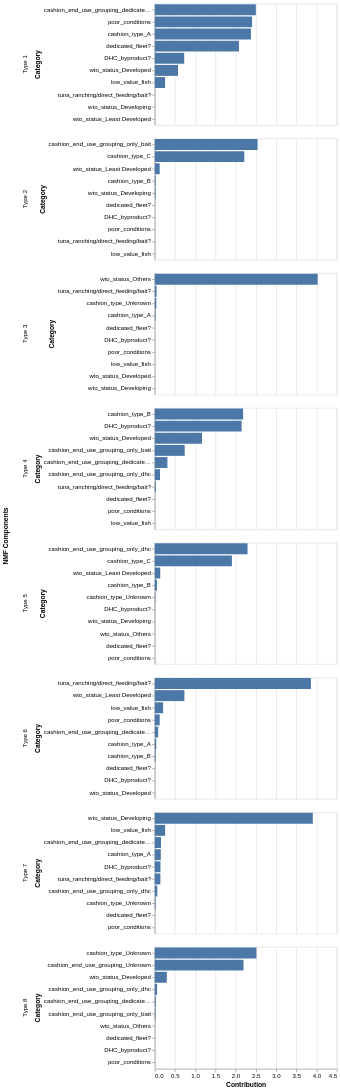

The code cell stored with this chart in its notebook:
### Code cell
plot_top_categories(cashion_H, 10, False)

### Figure 1 — Vega-Lite specification as saved in the notebook (floating-point values rounded to 4 significant figures)
{"config": {"view": {"continuousWidth": 300, "continuousHeight": 300}}, "data": {"name": "data-c05feff46ccd9e91dbb06f632cdc0176"}, "facet": {"row": {"field": "Component", "title": "NMF Components", "type": "nominal"}}, "spec": {"mark": {"type": "bar"}, "encoding": {"tooltip": [{"field": "Component", "type": "nominal"}, {"field": "Category", "type": "nominal"}, {"field": "Weight", "type": "quantitative"}], "x": {"field": "Weight", "title": "Contribution", "type": "quantitative"}, "y": {"field": "Category", "sort": "-x", "type": "nominal"}}}, "resolve": {"scale": {"y": "independent"}}, "$schema": "https://vega.github.io/schema/vega-lite/v6.1.0.json", "datasets": {"data-c05feff46ccd9e91dbb06f632cdc0176": [{"Component": "Type 1", "Category": "cashion_end_use_grouping_dedicated_industry", "Weight": 2.497}, {"Component": "Type 1", "Category": "poor_conditions", "Weight": 2.405}, {"Component": "Type 1", "Category": "cashion_type_A", "Weight": 2.375}, {"Component": "Type 1", "Category": "dedicated_fleet?", "Weight": 2.08}, {"Component": "Type 1", "Category": "DHC_byproduct?", "Weight": 0.7277}, {"Component": "Type 1", "Category": "wto_status_Developed", "Weight": 0.5744}, {"Component": "Type 1", "Category": "low_value_fish", "Weight": 0.254}, {"Component": "Type 1", "Category": "tuna_ranching/direct_feeding/bait?", "Weight": 0.0}, {"Component": "Type 1", "Category": "wto_status_Developing", "Weight": 0.0}, {"Component": "Type 1", "Category": "wto_status_Least Developed", "Weight": 0.0}, {"Component": "Type 2", "Category": "cashion_end_use_grouping_only_bait", "Weight": 2.54}, {"Component": "Type 2", "Category": "cashion_type_C", "Weight": 2.213}, {"Component": "Type 2", "Category": "wto_status_Least Developed", "Weight": 0.121}, {"Component": "Type 2", "Category": "cashion_type_B", "Weight": 0.02042}, {"Component": "Type 2", "Category": "wto_status_Developing", "Weight": 0.01841}, {"Component": "Type 2", "Category": "dedicated_fleet?", "Weight": 0.0}, {"Component": "Type 2", "Category": "DHC_byproduct?", "Weight": 0.0}, {"Component": "Type 2", "Category": "poor_conditions", "Weight": 0.0}, {"Component": "Type 2", "Category": "tuna_ranching/direct_feeding/bait?", "Weight": 0.0}, {"Component": "Type 2", "Category": "low_value_fish", "Weight": 0.0}, {"Component": "Type 3", "Category": "wto_status_Others", "Weight": 4.025}, {"Component": "Type 3", "Category": "tuna_ranching/direct_feeding/bait?", "Weight": 0.04454}, {"Component": "Type 3", "Category": "cashion_type_Unknown", "Weight": 0.03799}, {"Component": "Type 3", "Category": "cashion_type_A", "Weight": 0.01696}, {"Component": "Type 3", "Category": "dedicated_fleet?", "Weight": 0.0}, {"Component": "Type 3", "Category": "DHC_byproduct?", "Weight": 0.0}, {"Component": "Type 3", "Category": "poor_conditions", "Weight": 0.0}, {"Component": "Type 3", "Category": "low_value_fish", "Weight": 0.0}, {"Component": "Type 3", "Category": "wto_status_Developed", "Weight": 0.0}, {"Component": "Type 3", "Category": "wto_status_Developing", "Weight": 0.0}, {"Component": "Type 4", "Category": "cashion_type_B", "Weight": 2.183}, {"Component": "Type 4", "Category": "DHC_byproduct?", "Weight": 2.146}, {"Component": "Type 4", "Category": "wto_status_Developed", "Weight": 1.167}, {"Component": "Type 4", "Category": "cashion_end_use_grouping_only_bait", "Weight": 0.7397}, {"Component": "Type 4", "Category": "cashion_end_use_grouping_dedicated_industry", "Weight": 0.3125}, {"Component": "Type 4", "Category": "cashion_end_use_grouping_only_dhc", "Weight": 0.1287}, {"Component": "Type 4", "Category": "tuna_ranching/direct_feeding/bait?", "Weight": 0.02435}, {"Component": "Type 4", "Category": "dedicated_fleet?", "Weight": 0.0}, {"Component": "Type 4", "Category": "poor_conditions", "Weight": 0.0}, {"Component": "Type 4", "Category": "low_value_fish", "Weight": 0.0}, {"Component": "Type 5", "Category": "cashion_end_use_grouping_only_dhc", "Weight": 2.292}, {"Component": "Type 5", "Category": "cashion_type_C", "Weight": 1.906}, {"Component": "Type 5", "Category": "wto_status_Least Developed", "Weight": 0.1347}, {"Component": "Type 5", "Category": "cashion_type_B", "Weight": 0.05497}, {"Component": "Type 5", "Category": "cashion_type_Unknown", "Weight": 0.01319}, {"Component": "Type 5", "Category": "DHC_byproduct?", "Weight": 0.004243}, {"Component": "Type 5", "Category": "wto_status_Developing", "Weight": 0.002745}, {"Component": "Type 5", "Category": "wto_status_Others", "Weight": 0.000128}, {"Component": "Type 5", "Category": "dedicated_fleet?", "Weight": 0.0}, {"Component": "Type 5", "Category": "poor_conditions", "Weight": 0.0}, {"Component": "Type 6", "Category": "tuna_ranching/direct_feeding/bait?", "Weight": 3.859}, {"Component": "Type 6", "Category": "wto_status_Least Developed", "Weight": 0.7325}, {"Component": "Type 6", "Category": "low_value_fish", "Weight": 0.2059}, {"Component": "Type 6", "Category": "poor_conditions", "Weight": 0.1216}, {"Component": "Type 6", "Category": "cashion_end_use_grouping_dedicated_industry", "Weight": 0.08401}, {"Component": "Type 6", "Category": "cashion_type_A", "Weight": 0.03554}, {"Component": "Type 6", "Category": "cashion_type_B", "Weight": 0.02013}, {"Component": "Type 6", "Category": "dedicated_fleet?", "Weight": 0.0}, {"Component": "Type 6", "Category": "DHC_byproduct?", "Weight": 0.0}, {"Component": "Type 6", "Category": "wto_status_Developed", "Weight": 0.0}, {"Component": "Type 7", "Category": "wto_status_Developing", "Weight": 3.905}, {"Component": "Type 7", "Category": "low_value_fish", "Weight": 0.2552}, {"Component": "Type 7", "Category": "cashion_end_use_grouping_dedicated_industry", "Weight": 0.1535}, {"Component": "Type 7", "Category": "cashion_type_A", "Weight": 0.1489}, {"Component": "Type 7", "Category": "DHC_byproduct?", "Weight": 0.1401}, {"Component": "Type 7", "Category": "tuna_ranching/direct_feeding/bait?", "Weight": 0.138}, {"Component": "Type 7", "Category": "cashion_end_use_grouping_only_dhc", "Weight": 0.06273}, {"Component": "Type 7", "Category": "cashion_type_Unknown", "Weight": 0.01994}, {"Component": "Type 7", "Category": "dedicated_fleet?", "Weight": 0.0}, {"Component": "Type 7", "Category": "poor_conditions", "Weight": 0.0}, {"Component": "Type 8", "Category": "cashion_type_Unknown", "Weight": 2.512}, {"Component": "Type 8", "Category": "cashion_end_use_grouping_Unknown", "Weight": 2.192}, {"Component": "Type 8", "Category": "wto_status_Developed", "Weight": 0.2977}, {"Component": "Type 8", "Category": "cashion_end_use_grouping_only_dhc", "Weight": 0.05673}, {"Component": "Type 8", "Category": "cashion_end_use_grouping_dedicated_industry", "Weight": 0.02493}, {"Component": "Type 8", "Category": "cashion_end_use_grouping_only_bait", "Weight": 0.01796}, {"Component": "Type 8", "Category": "wto_status_Others", "Weight": 0.0005511}, {"Component": "Type 8", "Category": "dedicated_fleet?", "Weight": 0.0}, {"Component": "Type 8", "Category": "DHC_byproduct?", "Weight": 0.0}, {"Component": "Type 8", "Category": "poor_conditions", "Weight": 0.0}]}}
